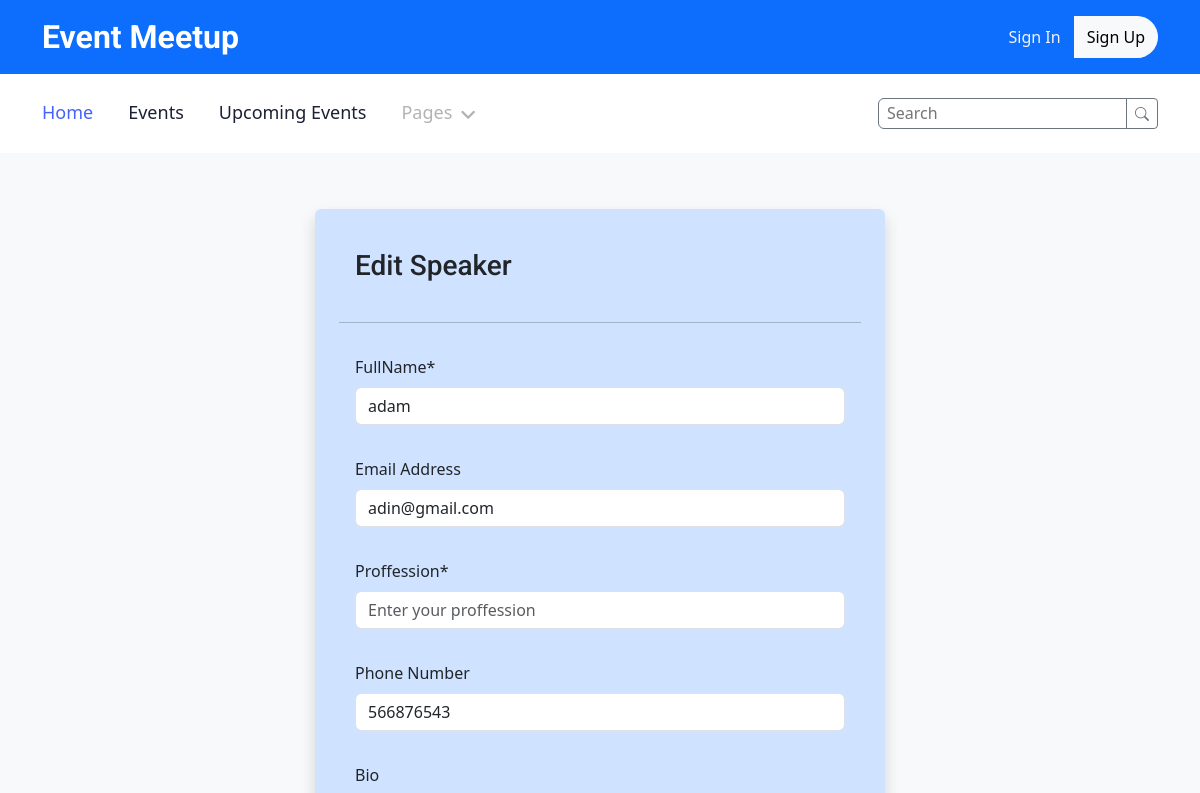
/update-speaker/10 (upper part), run on an earlier commit of the app's database.
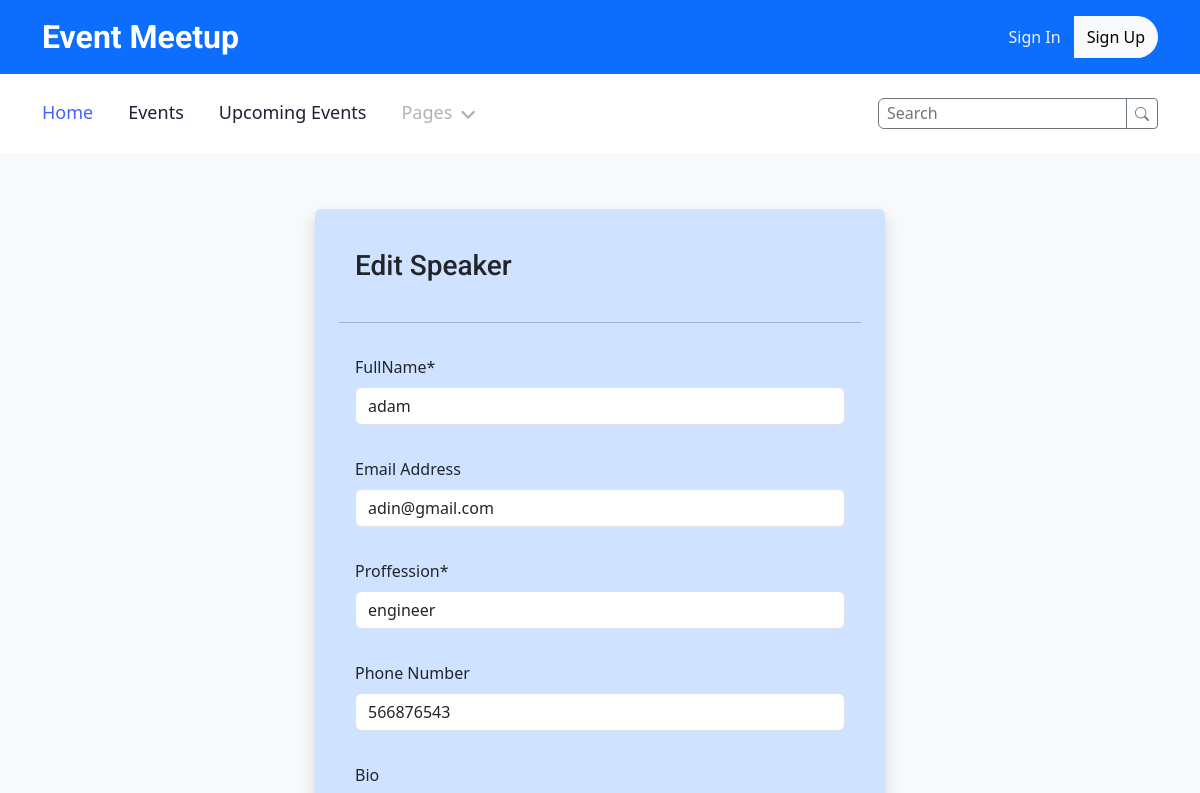
And on a later commit of the database.
### meetup/models.py (models this page shows, shortened)
class Speaker(models.Model):
    user = models.ForeignKey(myUser, on_delete=models.CASCADE,  null=True, blank=True)
    name = models.CharField(max_length=200)
    proffession = models.CharField(max_length=200, null=True)
    email = models.EmailField(max_length=200, blank=True, null=True)
    phone = models.CharField(max_length=200, blank=True, null=True)
    meetup_name = models.CharField(max_length=200, blank=True, null=True)
    image = models.ImageField(upload_to='speaker_img')
    bio = models.TextField(blank=True, null=True)

### meetup/views.py (the view)
# urls.py: path('update-speaker/<int:pk>', views.update_speaker, name='update_speaker'),
def update_speaker(request, pk):
    speaker=Speaker.objects.get(id=pk)
    if request.method =='POST':
        form=SpeakerForm(request.POST,request.FILES, instance=speaker)
        if form.is_valid():
            form.save()
            messages.success(request, 'Speaker updated successfully.')
        return redirect('speaker-detail', 3)
    else:
        form=SpeakerForm(instance=speaker)
    context={
        'form': form,
    }
    return render(request, 'meetup/update_speaker.html', context)

### meetup/forms.py
class SpeakerForm(forms.ModelForm):
    class Meta:
        model = Speaker
        fields = ['name', 'email','proffession', 'phone', 'bio', 'image']
        labels ={
            'name': 'FullName',
            'email': 'Email Address',
            'phone': 'Phone Number',
        }
        widgets={
            'name':forms.TextInput(attrs={'placeholder':'Enter your name'}),
            'email':forms.EmailInput(attrs={'placeholder':'Enter your email'}),
            'proffession':forms.TextInput(attrs={'placeholder':'Enter your proffession'}),
            'phone':forms.NumberInput(attrs={'placeholder':'Enter your Phone number'}),
            'bio':forms.Textarea(attrs={'placeholder':'here...'}),
        }

### meetup/templates/meetup/update_speaker.html (shortened to what this page needs)
{% extends 'meetup/partials/base.html' %}
{% load static %}
{% load crispy_forms_tags %}
{% block content %}
<div class="container-xxl py-5">
	<div class="container">
		<div class="row mt-2 justify-content-center">
			<div class="col-lg-6 wow fadeInUp shadow bg-primary-subtle rounded p-4" data-wow-delay="0.5s">
				<h3 class="mb-4 p-3">Edit Speaker</h3>
				<hr />
				<div class="p-3">
					<form class="row g-3" method="POST" enctype="multipart/form-data">
						{% csrf_token %} {{form|crispy}}
					</form>
				</div>
			</div>
		</div>
	</div>
</div>
{% endblock content %}

What changed in the data, as far as the page shows it:
changed Speaker "adam": proffession (not shown) → "engineer"
